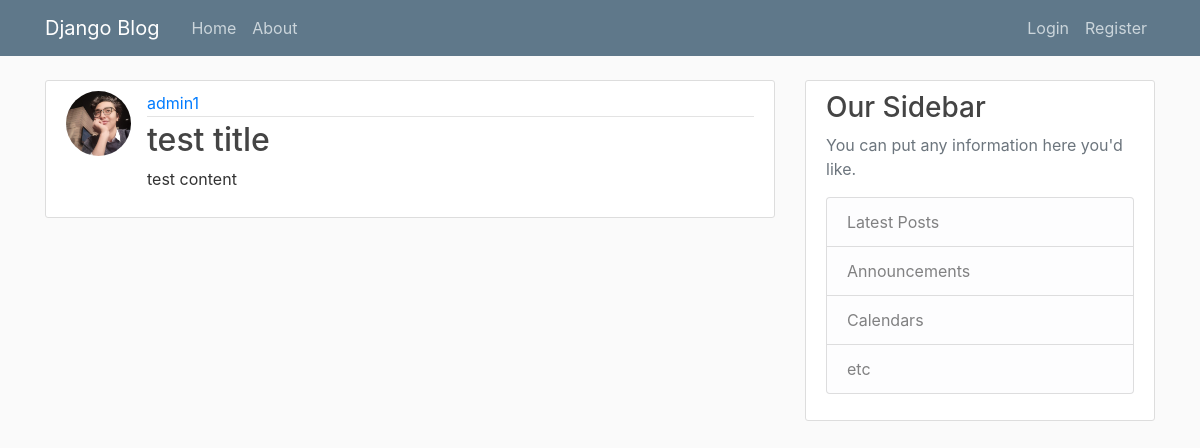
The page /post/vjwkmr-test-title/ on the database its author committed.
### core/models.py (models this page shows, shortened)
class Post(models.Model):
    title = models.CharField(max_length=50)
    content = models.TextField()
    posted_date = models.DateTimeField(default=timezone.now)
    author = models.ForeignKey(User,on_delete=models.CASCADE)
    slug = models.SlugField(max_length=50, null=True, blank=True,unique=True)

### accounts/models.py (models this page shows, shortened)
class Profile(models.Model):
    user = models.OneToOneField(User,on_delete= models.CASCADE)
    img = models.ImageField(default='default.jpg',upload_to='profile_pics')

### core/views.py (the view)
# urls.py: path('post/<slug:slug>/', views.PostDetailView.as_view(), name='post-detail'),
class PostDetailView(DetailView):
    model = Post
    template_name = 'core/post_detail.html'
    slug_field = 'slug'
    slug_url_kwarg = 'slug'

### core/templates/core/post_detail.html (shortened to what this page needs)
{% extends "base.html" %}
{% block content %}
  <article class="media content-section">
    <img class="rounded-circle article-img" src="{{ object.author.profile.img.url }}">
    <div class="media-body">
      <div class="article-metadata">
        <a class="mr-2" href="#">{{ post.author }}</a>
      </div>
      <h2 class="article-title">{{ post.title }}</h2>
      <p class="article-content">{{ post.content }}</p>
    </div>
  </article>
{% endblock content %}

### static/main.css (style rules this page uses)
body { background: #fafafa; color: #333333; margin-top: 5rem; }
h1, h2, h3, h4, h5, h6 { color: #444444; }
.content-section { background: #ffffff; padding: 10px 20px; border: 1px solid #dddddd; border-radius: 3px; margin-bottom: 20px; }
.article-title { color: #444444; }
.article-content { white-space: pre-line; }
.article-img { height: 65px; width: 65px; margin-right: 16px; }
.article-metadata { padding-bottom: 1px; margin-bottom: 4px; border-bottom: 1px solid #e3e3e3 }

### rows shown on the page
Post: author.profile.img (picture), author "admin1", title "test title", content "test content"
